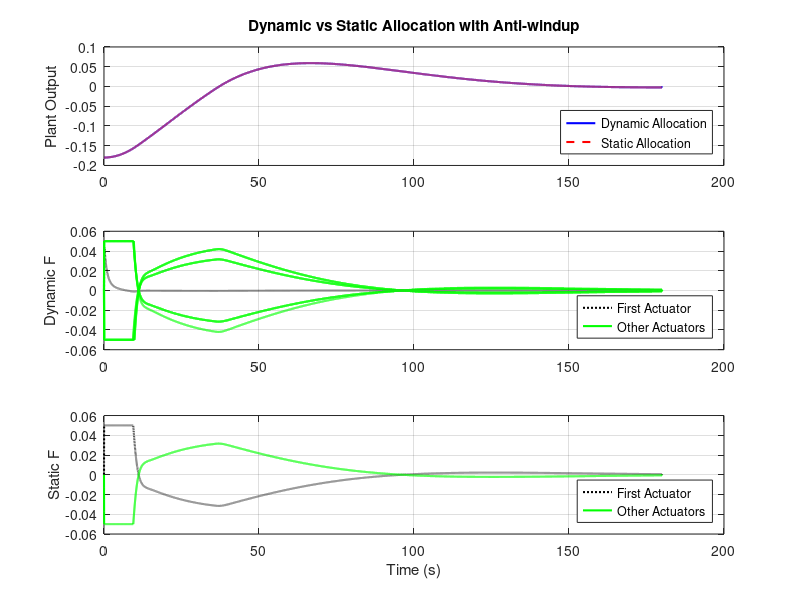

Reproduce this figure in MATLAB.
clear;
clc; 

% Dimensões dos sistemas
n_p = 2;
m_c = 2;
n_c = 2;
m_a = 8;
n_w = 2;

n_f = m_a - n_c;
n = n_p + n_c + n_f;

% Parâmetros conhecidos
m1 = 1000;
m2 = 1000;
R = 1;
sigma = 1;
rho1 = 2;
rho2 = 0.15;
rho3 = 1000;

% Matrizes da planta
A_p = [0, 1; 0, 0];
B_p = [0, 0; m1^-1, -m2^-1];
C_p = [1, 0];
D_p = [0, 0];

%% Sistema de malha fechada e formulação de problemas

% Matrizes do controlador
A_c = [-1.7321, 1; -1.0014, -0.0532];
B_c = [1.7321; 1];
C_c = [-0.7071, -26.6009; 0.7071, 26.6009];
D_c = [0; 0];

Bw = [0; m1^-1];

Mn1 = [1, -1, -1, 1];
Mn2 = [1, -1, -1, 1];

% Matriz de influência
Mn = [Mn1, zeros(1, 4); zeros(1, 4), Mn2];

N1 = [1, 1, -1; 1, 0, 0; 0, 1, 0; 0, 0, 1];
N2 = [1, 1, -1; 1, 0, 0; 0, 1, 0; 0, 0, 1];
N = [N1, zeros(4, 3); zeros(4, 3), N2];

% Matriz pseudo-inversa
Mps_inv = 0.25 * [Mn1', zeros(4, 1); zeros(4, 1), Mn2'];

W = [100, 0, 0, 0, 0, 0, 0, 0;
     0, 1, 0, 0, 0, 0, 0, 0;
     0, 0, 1, 0, 0, 0, 0, 0;
     0, 0, 0, 1, 0, 0, 0, 0;
     0, 0, 0, 0, 1, 0, 0, 0;
     0, 0, 0, 0, 0, 1, 0, 0;
     0, 0, 0, 0, 0, 0, 1, 0;
     0, 0, 0, 0, 0, 0, 0, 1];

A0 = [A_p + B_p * D_c * C_p, B_p * C_c; B_c * C_p, A_c];
A = [A0, zeros(4, 6); zeros(6, 4), zeros(6, 6)];
B_ = [B_p; zeros(8, 2)];
M = Mn;
B = B_ * M;

C = [Mps_inv * D_c * C_p, Mps_inv * C_c, N];
C_ = N' * W * C;
Bw_ = [Bw; zeros(4, 1); zeros(4, 1)];
L_f = [zeros(n_p, n_f); zeros(n_c, n_f); eye(n_f)];
L_c = [zeros(n_p, n_c); eye(n_c); zeros(n_f, n_c)];
L = [L_c, L_f];

E_c = [-0.1708, -0.0059, -0.0032, -0.0053, 0.0111, -0.0066, -0.0066, 0.0066;
       -0.0895, -0.0118, -0.0103, 0.0057, -0.0024, 0.0048, 0.0048, -0.0048];

E_f = [-0.0480, -0.0103, 0.1031, -0.0662, 0.0747, 0.1042, 0.1042, -0.1042;
       -0.0805, 0.0057, -0.0661, 0.0225, -0.0512, -0.0537, -0.0537, 0.0537;
        0.1277, -0.0018, 0.0566, -0.0389, -0.0080, 0.0722, 0.0722, -0.0722;
       -0.0757, 0.0037, 0.0790, -0.0408, 0.0722, 0.9615, -0.3662, 0.3662;
       -0.0757, 0.0037, 0.0790, -0.0408, 0.0722, -0.3662, 0.9615, 0.3662;
        0.0757, -0.0037, -0.0790, 0.0408, -0.0722, 0.3662, 0.3662, 0.9615];

K_f = [-1.8960, 0.9476, -0.9437, 0.0053, 0.0053, -0.0053;
        0.9103, -1.8750, -0.9090, 0.0013, 0.0013, -0.0013;
       -0.8741, -0.8266, -1.8904, -0.0007, -0.0007, 0.0007;
       -0.0020, -0.0009, 0.0118, -1.6716, 0.5010, -0.5010;
       -0.0020, -0.0009, 0.0118, 0.5010, -1.6716, -0.5010;
        0.0020, 0.0009, -0.0118, -0.5010, -0.5010, -1.6716];

E = [E_c; E_f];

x_p = [-0.18; 0];
x_c = [0; 0];
x_f = zeros(n_f, 1);

x = [x_p; x_c; x_f];
  
% Tempo de simulação
dt = 0.01; % Passo de tempo
T = 180;   % Duração da simulação
t = 0:dt:T;

% Sinal de entrada w(t)
w = zeros(1, length(t));
w(t >= 0 & t <= 36) = 0.16667;

% Função de saturação e phi
% Definindo os limites de saturação simétricos
u_bar = 0.05; % Limite superior simétrico (50 mN)

% Função de saturação baseada em sign
sat = @(x) sign(x) .* min(abs(x), u_bar);

% Atualizando a função phi
phi = @(yf) sat(yf) - yf;

% Inicialização dos estados
x_states = zeros(n, length(t));

y_pd_outputs = zeros(size(C_p, 1), length(t));
y_ps_outputs = zeros(size(C_p, 1), length(t));

y_c_outputs = zeros(size(C_c, 1), length(t));

y_fd_outputs = zeros(size(C, 1), length(t)); % Armazena as saídas
y_fs_outputs = zeros(size(C, 1), length(t)); % Armazena as saídas

x_states(:, 1) = x;

% Simulação do sistema
for k = 1:length(t)-1

    y_p_d = C_p * x_states(1:n_p, k);
    y_p_s = C_p * x_states(1:n_p, k);

    y_c = C_c * x_states(n_p+1:n_p+n_c, k);
    y_f_d = C * x_states(:, k);

    y_f_s = Mps_inv * y_c;
    u_p = M * sat(y_f_s);

    dx_p = A_p * x_states(1:n_p, k) + B_p * u_p + Bw * w(k);
    x_states(1:n_p, k+1) = x_states(1:n_p, k) + dx_p * dt;
   
    dx = (A + L_f * K_f * C_) * x_states(:, k) + (B + L * E) * phi(y_f_d)+ Bw_ * w(k);
    x_states(:, k + 1) = x_states(:, k) + dx * dt;
       

    y_pd_outputs(:, k) = y_p_d;
    y_ps_outputs(:, k) = y_p_s;

    y_c_outputs(:, k) = y_c;
    y_fd_outputs(:, k) = sat(y_f_d);
    y_fs_outputs(:, k) = sat(y_f_s);
    
    
end

figure;

% Gráfico 1: Saída da Planta (Dynamic vs Static Allocation)
subplot(3,1,1);
plot(t, y_pd_outputs(1,:), 'b-', 'LineWidth', 1.5); 
hold on;
plot(t, y_ps_outputs(1,:), 'r--', 'LineWidth', 1.5);
ylabel('Plant Output');
legend('Dynamic Allocation', 'Static Allocation', 'Location', 'southeast');
grid on;
title('Dynamic vs Static Allocation with Anti-windup');

% Gráfico 2: Dynamic F (Primeiro atuador vs outros)
subplot(3,1,2);
plot(t, y_fd_outputs(1,:), 'k:', 'LineWidth', 1.5); 
hold on;
plot(t, y_fd_outputs(2:end,:), 'g-', 'LineWidth', 1.5);
ylabel('Dynamic F');
legend('First Actuator', 'Other Actuators', 'Location', 'southeast');
grid on;

% Gráfico 3: Static F (Primeiro atuador vs outros)
subplot(3,1,3);
plot(t, y_fs_outputs(1,:), 'k:', 'LineWidth', 1.5); 
hold on;
plot(t, y_fs_outputs(8:end,:), 'g-', 'LineWidth', 1.5);
xlabel('Time (s)');
ylabel('Static F');
legend('First Actuator', 'Other Actuators', 'Location', 'southeast');
grid on;
